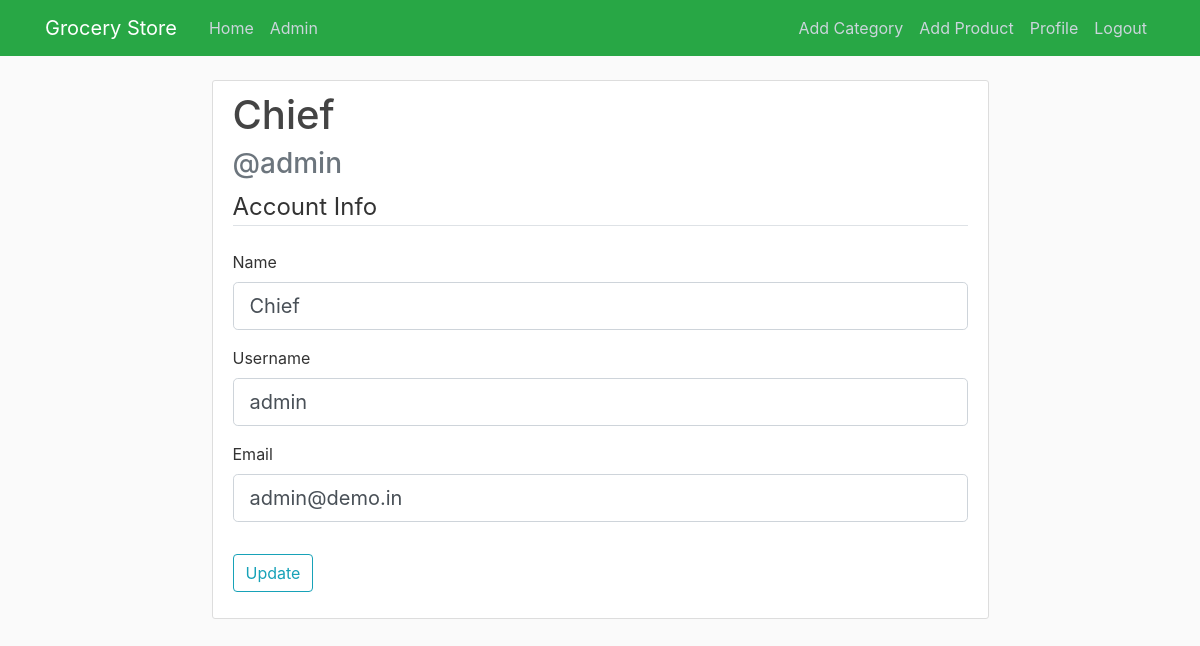
Page /account (signed in) on the earlier database version.
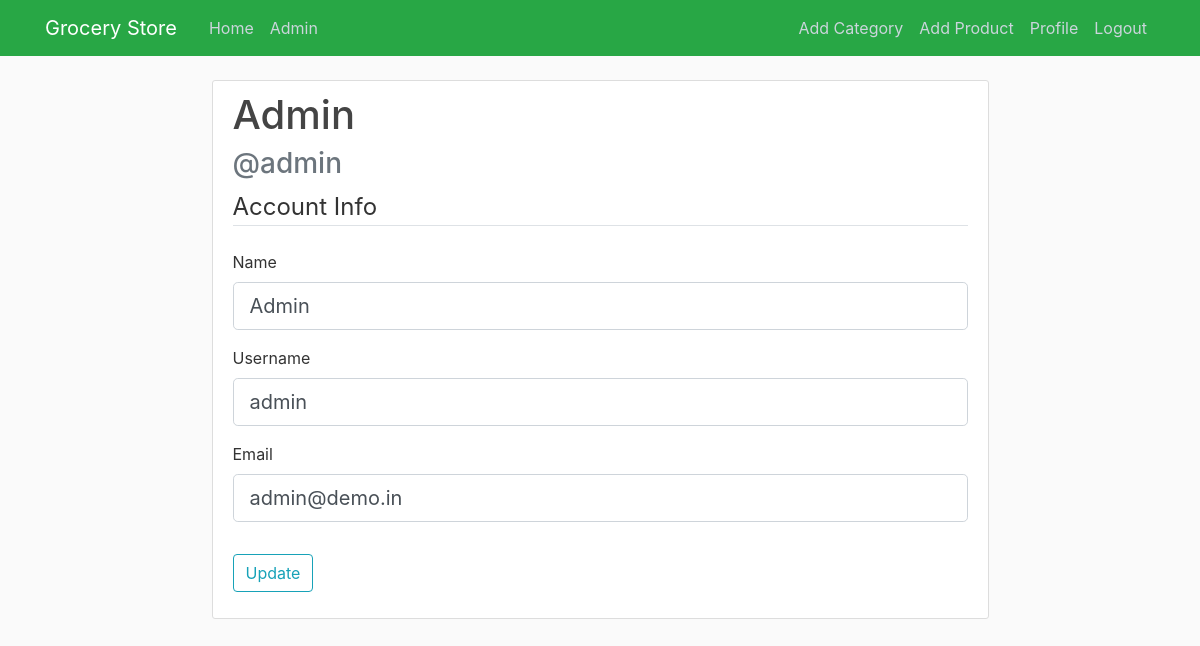
Same page on the later database version.
### grocerystore/models.py (models this page shows)
class User(db.Model, UserMixin):
    id = db.Column(db.Integer, primary_key=True)
    name = db.Column(db.String(32), nullable=False)
    username = db.Column(db.String(16), unique=True, nullable=False)
    email = db.Column(db.String(64), unique=True, nullable=False)
    is_admin = db.Column(db.Boolean, nullable=False, default=False)
    password = db.Column(db.String(256), nullable=False)

### grocerystore/routes.py (the view)
@app.route('/account', methods=['GET', 'POST'])
@login_required
def account():
    form = UpdateAccountForm()
    if form.validate_on_submit():
        current_user.name = form.name.data
        current_user.username = form.username.data
        current_user.email = form.email.data
        db.session.commit()
        flash('Your account has been updated!', 'success')
        return redirect(url_for('account'))
    elif request.method == 'GET':
        form.name.data = current_user.name
        form.username.data = current_user.username
        form.email.data = current_user.email
    return render_template('account.html', title='Account', form=form)

### grocerystore/forms.py (shortened to what this page needs)
class UpdateAccountForm(FlaskForm):
    name = StringField('Name', validators=[DataRequired(), Length(min=4, max=32)])
    username = StringField('Username', validators=[DataRequired(), Length(min=4, max=16)])
    email = StringField('Email', validators=[DataRequired(), Email()])
    submit = SubmitField('Update')

### grocerystore/models.py (called while the page is built)
@login_manager.user_loader
def load_user(user_id):
    return User.query.get(int(user_id))

### grocerystore/templates/account.html (shortened to what this page needs)
{% extends "layout.html" %}
{% block content %}
  <div class="content-section">
    <div class="media">
      <div class="media-body">
        <h2 class="account-heading">{{ current_user.name }}</h2>
        <h3 class="text-secondary">@{{ current_user.username }}</h3>
      </div>
    </div>
    <form method="POST" action="" enctype="multipart/form-data">
      <fieldset class="form-group">
        <legend class="border-bottom mb-4">Account Info</legend>
        <div class="form-group">
          {{ form.name.label(class="form-control-label") }}
          {% if form.name.errors %}
            {{ form.name(class="form-control form-control-lg is-invalid") }}
            <div class="invalid-feedback">
              {% for error in form.name.errors %}
              <span>{{ error }}</span>
              {% endfor %}
            </div>
          {% else %}
            {{ form.name(class="form-control form-control-lg") }}
          {% endif %}
        </div>
        <div class="form-group">
          {{ form.username.label(class="form-control-label") }}
          {% if form.username.errors %}
            {{ form.username(class="form-control form-control-lg is-invalid") }}
            <div class="invalid-feedback">
              {% for error in form.username.errors %}
              <span>{{ error }}</span>
              {% endfor %}
            </div>
          {% else %}
            {{ form.username(class="form-control form-control-lg") }}
          {% endif %}
        </div>
        <div class="form-group">
          {{ form.email.label(class="form-control-label") }}
          {% if form.email.errors %}
            {{ form.email(class="form-control form-control-lg is-invalid") }}
            <div class="invalid-feedback">
              {% for error in form.email.errors %}
                <span>{{ error }}</span>
              {% endfor %}
            </div>
          {% else %}
            {{ form.email(class="form-control form-control-lg") }}
          {% endif %}
        </div>
      </fieldset>
      <div class="form-group">
        {{ form.submit(class="btn btn-outline-info") }}
      </div>
    </form>
  </div>
{% endblock content %}

Differences in the rows shown:
changed User "admin": name "Chief" → "Admin"
